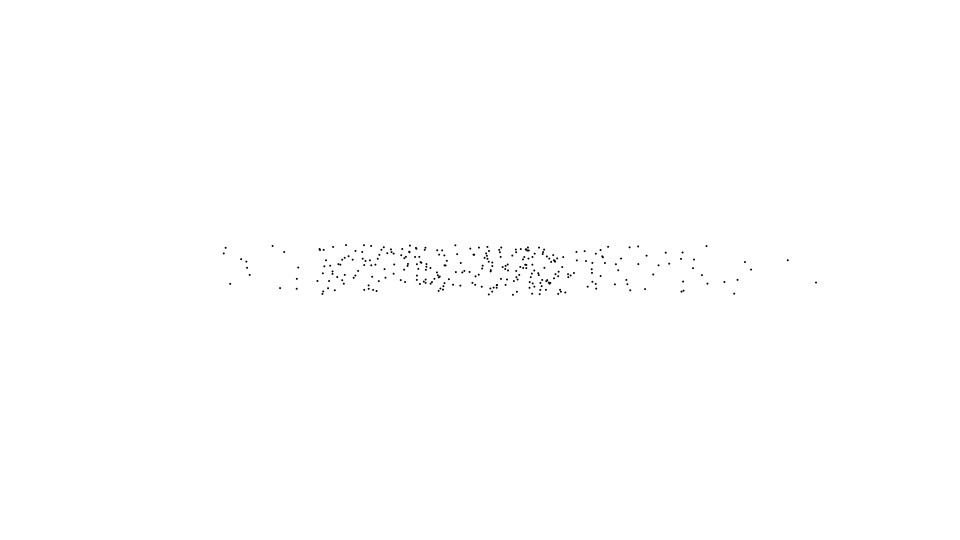
Frame 1 (no input)
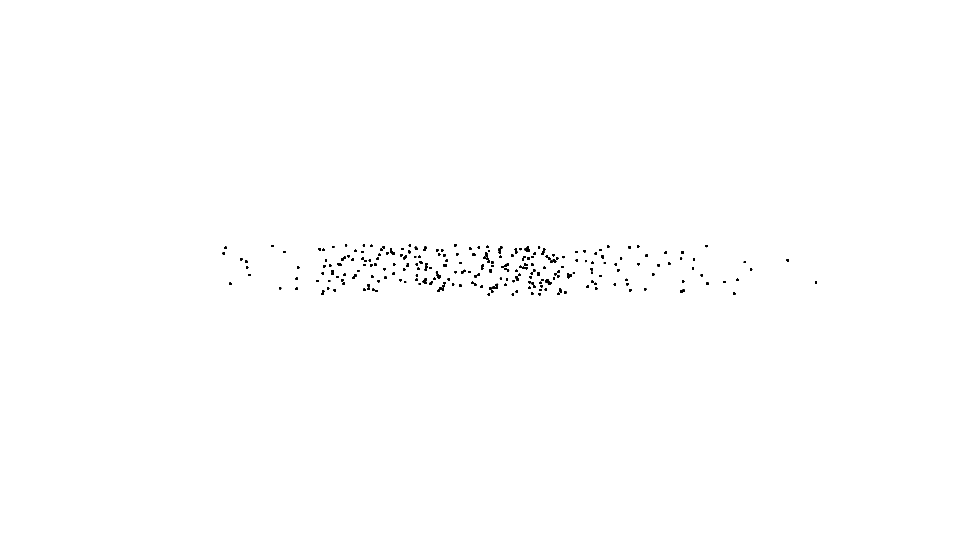
Frame 60 (the mouse pressed at the canvas centre just before this capture)
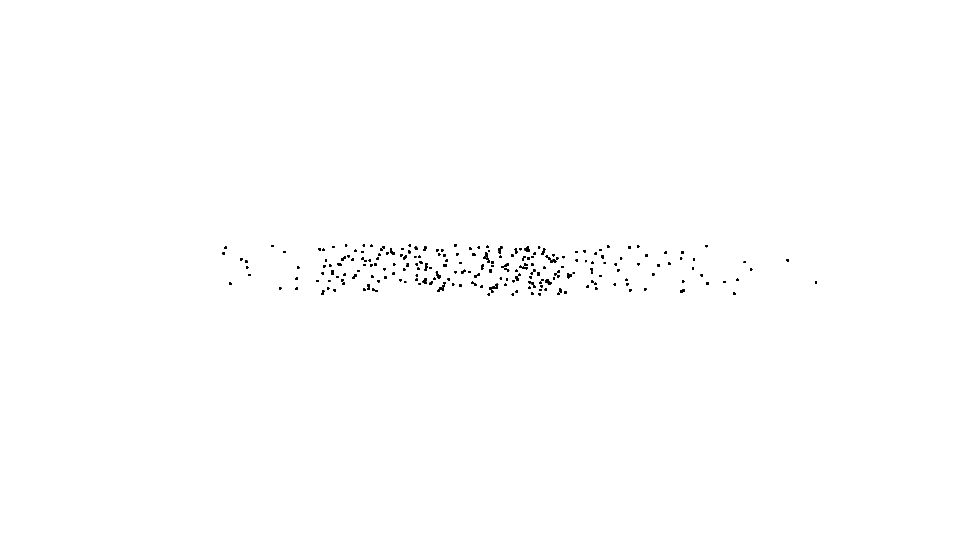
Frame 120 (the mouse held since frame 60 and released just before this capture)

The Processing sketch that drew these frames (run headless with seeded random() and noise(); from frame 60 on, the mouse is pressed at the canvas centre):

// Processing sketch: Random6
// ── Random6.pde
static final int numDots = 300;
static final int maxRadius = 50;
int iterations = 6;
Ball[] dots;

void setup() {
  size(960, 540);
  frameRate(30);
  initialize();
}

void initialize() {
  smooth();
  noStroke();
  background(255);
  dots = new Ball[numDots];
  for(int i=0; i<numDots; i++) {
    dots[i] = new Ball(1);
    float xpos = 0;
    for(int j=0; j<iterations; j++) {
      xpos += random(width);
    }
    dots[i].x = xpos / iterations;
    dots[i].y = height / 2 + random(50) - 25;
    dots[i].setFillColor(color(0));
  }
}

void draw() {
  for(int i=0; i<numDots; i++) {
    Ball dot = dots[i];
    dot.update();
  }
}

////////////////////////////////

class Ball extends Sprite {
  float radius;
  float vx, vy;
  float mass = 1;
  
  Ball(float radius){
    super();
    this.radius = radius;
  }
  
  void draw(){
    if(dist(mouseX, mouseY, x, y) < radius) {
      isRollOver = true;
    }else{
      isRollOver = false;
    }
    ellipse(0, 0, radius*2, radius*2);
  }
}

////////////////////////////////

class Sprite extends Object {
  float x, y;
  float scaleX, scaleY;
  float width, height;
  float rotation;
  boolean visible;
  color strokeColor;
  color fillColor;
  Boolean isStroke;
  Boolean isFill;
  Boolean isRollOver;
  Boolean locked;
  float xoff, yoff;
 
  Sprite() {
    super();
    scaleX = 1.0;
    scaleY = 1.0;
    strokeColor = color(0);
    fillColor = color(0);
    isStroke = false;
    isFill = false;
    isRollOver = false;
    locked = false;
    visible = true;
  }
  
  void update() {
    if(! visible) return;
    pushMatrix();
    if(locked){
  x = mouseX - xoff;
  y = mouseY - yoff;
    }  
    translate(x, y);
    scale(scaleX, scaleY);
    rotate(rotation * PI / 180.0);
    if(isStroke) stroke(strokeColor);
    if(isFill) fill(fillColor);
    draw();
    popMatrix();
  }
  
  void setStrokeColor(color strokeColor) {
    this.strokeColor = strokeColor;
    isStroke = true;
  }
  
  void setFillColor(color fillColor) {
    this.fillColor = fillColor;
    isFill = true;
  }
  
  void startDrag() {
    if(isRollOver){
      locked = true;
      xoff = mouseX - x;
      yoff = mouseY - y;
    }
  }
  
  void stopDrag() {
    locked = false;
  }
  
  void draw() {}
}

////////////////////////////////

class Point extends Object {
  float x, y;
  
  Point(float x, float y) {
    super();
    this.x = x;
    this.y = y;
  }
}

////////////////////////////////

class Object {
  Object() {}
}
